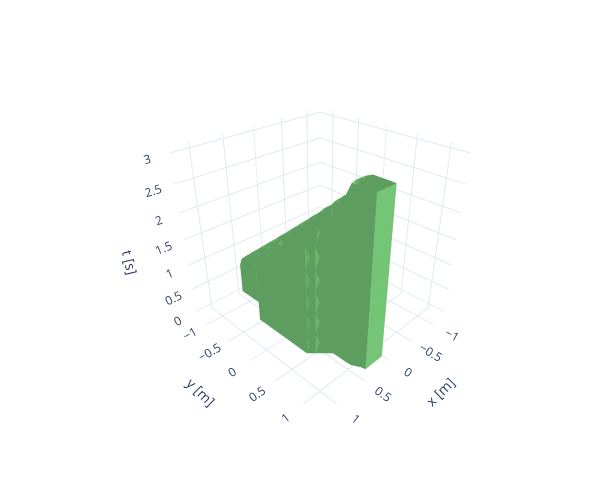

The notebook cell saved with this chart:
### Code cell
from hj_reachability.systems import Bicycle4D
from pyspect.plotting.levelsets import *

reach_dynamics = Bicycle4D(min_steer=-5*pi/4,
                           max_steer=+5*pi/4,
                           min_accel=-0.4,
                           max_accel=+0.4)

min_bounds = np.array([   X0,    Y0, -pi, +0.3])
max_bounds = np.array([XN+X0, YN+Y0, +pi, +0.8])
grid = hj.Grid.from_lattice_parameters_and_boundary_conditions(hj.sets.Box(min_bounds, max_bounds),
                                                               (31, 31, 25, 7),
                                                               periodic_dims=2)

impl = HJImpl(reach_dynamics, grid, 3)
impl.set_axes_names('x', 'y', 'h', 'v')

out = TLT(vehicle_1).realize(impl)

plot3D_levelset(impl.project_onto(out, 0, 1, 2),
                min_bounds=[0, *min_bounds[:2]],
                max_bounds=[3, *max_bounds[:2]])

### Figure 1 — Plotly figure (JSON) as saved in the notebook; plotly's stock layout.template omitted (floating-point values rounded to 4 significant figures; data arrays with more than 128 entries replaced by an {"elided": "..."} marker saying what was removed)
{"data": [{"caps": {"x": {"show": false}, "y": {"show": false}, "z": {"show": false}}, "colorscale": [[0, "rgb(247,252,245)"], [0.125, "rgb(229,245,224)"], [0.25, "rgb(199,233,192)"], [0.375, "rgb(161,217,155)"], [0.5, "rgb(116,196,118)"], [0.625, "rgb(65,171,93)"], [0.75, "rgb(35,139,69)"], [0.875, "rgb(0,109,44)"], [1, "rgb(0,68,27)"]], "isomax": 0, "isomin": 0, "showscale": false, "surface": {"count": 1}, "type": "isosurface", "value": {"elided": "15376 float values"}, "x": {"elided": "15376 float values"}, "y": {"elided": "15376 float values"}, "z": {"elided": "15376 float values"}}], "layout": {"height": 500, "margin": {"b": 60, "l": 60, "r": 20, "t": 40}, "paper_bgcolor": "rgba(255, 255, 255, 1)", "plot_bgcolor": "rgba(250, 250, 250, 1)", "scene": {"aspectmode": "cube", "camera": {"eye": {"x": 1.531, "y": 1.531, "z": 1.25}}, "xaxis": {"title": {"text": "x [m]"}}, "yaxis": {"title": {"text": "y [m]"}}, "zaxis": {"title": {"text": "t [s]"}}}, "width": 600, "xaxis": {"gridcolor": "rgba(0, 0, 0, 0.1)", "linecolor": "rgba(0, 0, 0, 0.3)", "linewidth": 2, "zerolinecolor": "rgba(0, 0, 0, 0.3)"}, "yaxis": {"gridcolor": "rgba(0, 0, 0, 0.1)", "linecolor": "rgba(0, 0, 0, 0.3)", "linewidth": 2, "zerolinecolor": "rgba(0, 0, 0, 0.3)"}}}
